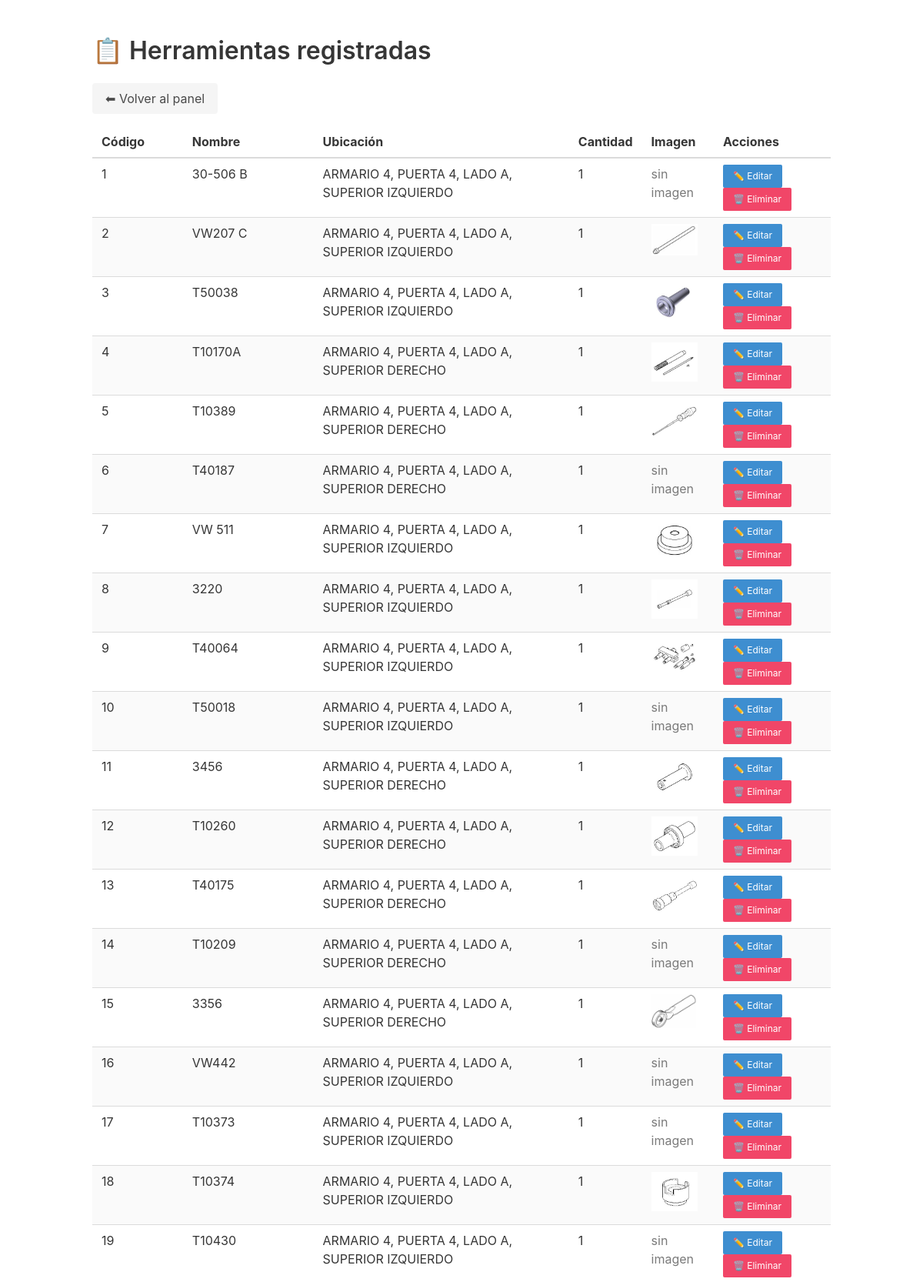
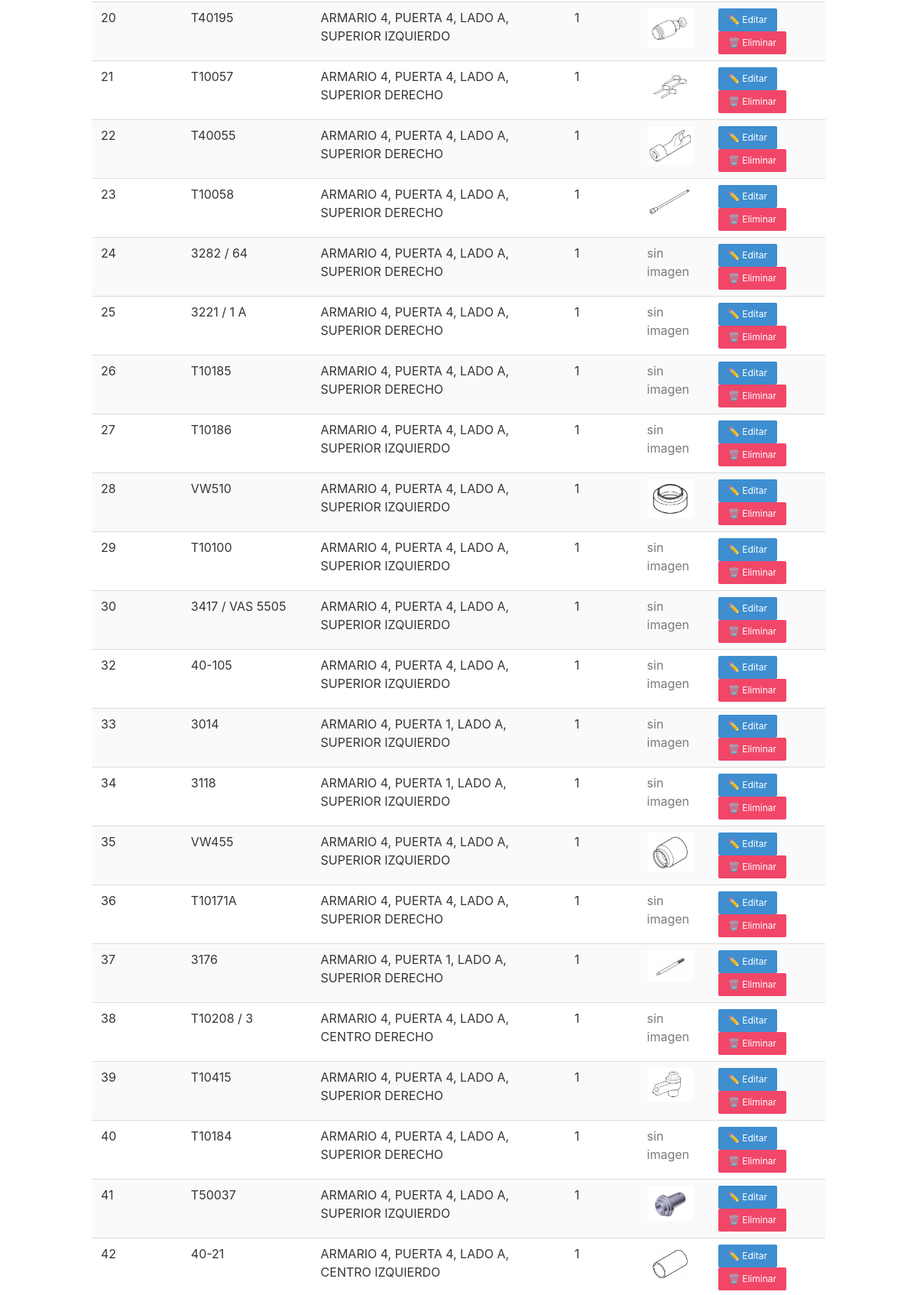
The app's page /listar_herramientas3.php (signed in, upper part) with its own data (2 pictures, top to bottom).
### tables this page shows
CREATE TABLE `herramientas` (
  `id` int(11) NOT NULL AUTO_INCREMENT,
  `codigo` varchar(50) DEFAULT NULL,
  `nombre` varchar(100) NOT NULL,
  `imagen` varchar(255) DEFAULT NULL,
  `ubicacion` varchar(100) NOT NULL,
  `cantidad` int(11) NOT NULL DEFAULT 1,
  PRIMARY KEY (`id`)
);

### listar_herramientas3.php (the view, shortened to what this page needs)
<?php
include 'includes/conexion.php';
$where = "1";
$sql = "SELECT * FROM herramientas
        WHERE $where
        ORDER BY
            CASE
                WHEN codigo REGEXP '^[0-9]+$' THEN 0
                ELSE 1
            END,
            CAST(codigo AS UNSIGNED)";
$herramientas = $conexion->query($sql);
?>
<!DOCTYPE html>
<html lang="es">
<head>
    <link rel="stylesheet" href="https://cdn.jsdelivr.net/npm/bulma@0.9.4/css/bulma.min.css">
</head>
<body>
<section class="section">
    <div class="container">
        <h1 class="title is-3">📋 Herramientas registradas</h1>
        <a href="dashboard.php" class="button is-light mb-4">⬅ Volver al panel</a>
        <table class="table is-striped is-fullwidth">
            <thead>
                <tr>
                    <th>Código</th>
                    <th>Nombre</th>
                    <th>Ubicación</th>
                    <th>Cantidad</th>
                    <th>Imagen</th>
                    <th>Acciones</th>
                </tr>
            </thead>
            <tbody id="tabla-herramientas">
                <?php while ($h = $herramientas->fetch_assoc()): ?>
                    <tr>
                        <td><?= htmlspecialchars($h['codigo'] ?: '—') ?></td>
                        <td><?= htmlspecialchars($h['nombre']) ?></td>
                        <td><?= htmlspecialchars($h['ubicacion']) ?></td>
                        <td><?= intval($h['cantidad']) ?></td>
                        <td>
                            <?php if ($h['imagen']): ?>
                                <img src="<?= htmlspecialchars($h['imagen']) ?>" alt="Imagen" width="60">
                            <?php else: ?>
                                <span class="has-text-grey">sin imagen</span>
                            <?php endif; ?>
                        </td>
                        <td>
                            <a href="editar_herramienta.php?id=<?= $h['id'] ?>" class="button is-small is-info">✏️ Editar</a>
                            <a href="eliminar_herramienta.php?id=<?= $h['id'] ?>" class="button is-small is-danger" onclick="return confirm('¿Seguro que querés eliminar esta herramienta?')">🗑️ Eliminar</a>
                        </td>
                    </tr>
                <?php endwhile; ?>
            </tbody>
        </table>
    </div>
</section>
</body>
</html>

### records on screen
herramientas: codigo "1", nombre "30-506 B", ubicacion "ARMARIO 4, PUERTA 4, LADO A, SUPERIOR IZQUIERDO", cantidad "1", shows "sin imagen"
herramientas: codigo "2", nombre "VW207 C", ubicacion "ARMARIO 4, PUERTA 4, LADO A, SUPERIOR IZQUIERDO", cantidad "1", imagen (picture)
herramientas: codigo "3", nombre "T50038", ubicacion "ARMARIO 4, PUERTA 4, LADO A, SUPERIOR IZQUIERDO", cantidad "1", imagen (picture)
herramientas: codigo "4", nombre "T10170A", ubicacion "ARMARIO 4, PUERTA 4, LADO A, SUPERIOR DERECHO", cantidad "1", imagen (picture)
herramientas: codigo "5", nombre "T10389", ubicacion "ARMARIO 4, PUERTA 4, LADO A, SUPERIOR DERECHO", cantidad "1", imagen (picture)
herramientas: codigo "6", nombre "T40187", ubicacion "ARMARIO 4, PUERTA 4, LADO A, SUPERIOR DERECHO", cantidad "1", shows "sin imagen"
herramientas: codigo "7", nombre "VW 511", ubicacion "ARMARIO 4, PUERTA 4, LADO A, SUPERIOR IZQUIERDO", cantidad "1", imagen (picture)
herramientas: codigo "8", nombre "3220", ubicacion "ARMARIO 4, PUERTA 4, LADO A, SUPERIOR IZQUIERDO", cantidad "1", imagen (picture)
herramientas: codigo "9", nombre "T40064", ubicacion "ARMARIO 4, PUERTA 4, LADO A, SUPERIOR IZQUIERDO", cantidad "1", imagen (picture)
herramientas: codigo "10", nombre "T50018", ubicacion "ARMARIO 4, PUERTA 4, LADO A, SUPERIOR IZQUIERDO", cantidad "1", shows "sin imagen"
herramientas: codigo "11", nombre "3456", ubicacion "ARMARIO 4, PUERTA 4, LADO A, SUPERIOR DERECHO", cantidad "1", imagen (picture)
herramientas: codigo "12", nombre "T10260", ubicacion "ARMARIO 4, PUERTA 4, LADO A, SUPERIOR DERECHO", cantidad "1", imagen (picture)
herramientas: codigo "13", nombre "T40175", ubicacion "ARMARIO 4, PUERTA 4, LADO A, SUPERIOR DERECHO", cantidad "1", imagen (picture)
herramientas: codigo "14", nombre "T10209", ubicacion "ARMARIO 4, PUERTA 4, LADO A, SUPERIOR DERECHO", cantidad "1", shows "sin imagen"
herramientas: codigo "15", nombre "3356", ubicacion "ARMARIO 4, PUERTA 4, LADO A, SUPERIOR DERECHO", cantidad "1", imagen (picture)
herramientas: codigo "16", nombre "VW442", ubicacion "ARMARIO 4, PUERTA 4, LADO A, SUPERIOR IZQUIERDO", cantidad "1", shows "sin imagen"
herramientas: codigo "17", nombre "T10373", ubicacion "ARMARIO 4, PUERTA 4, LADO A, SUPERIOR IZQUIERDO", cantidad "1", shows "sin imagen"
herramientas: codigo "18", nombre "T10374", ubicacion "ARMARIO 4, PUERTA 4, LADO A, SUPERIOR IZQUIERDO", cantidad "1", imagen (picture)
herramientas: codigo "19", nombre "T10430", ubicacion "ARMARIO 4, PUERTA 4, LADO A, SUPERIOR IZQUIERDO", cantidad "1", shows "sin imagen"
herramientas: codigo "20", nombre "T40195", ubicacion "ARMARIO 4, PUERTA 4, LADO A, SUPERIOR IZQUIERDO", cantidad "1", imagen (picture)
herramientas: codigo "21", nombre "T10057", ubicacion "ARMARIO 4, PUERTA 4, LADO A, SUPERIOR DERECHO", cantidad "1", imagen (picture)
herramientas: codigo "22", nombre "T40055", ubicacion "ARMARIO 4, PUERTA 4, LADO A, SUPERIOR DERECHO", cantidad "1", imagen (picture)
herramientas: codigo "23", nombre "T10058", ubicacion "ARMARIO 4, PUERTA 4, LADO A, SUPERIOR DERECHO", cantidad "1", imagen (picture)
herramientas: codigo "24", nombre "3282 / 64", ubicacion "ARMARIO 4, PUERTA 4, LADO A, SUPERIOR DERECHO", cantidad "1", shows "sin imagen"
herramientas: codigo "25", nombre "3221 / 1 A", ubicacion "ARMARIO 4, PUERTA 4, LADO A, SUPERIOR DERECHO", cantidad "1", shows "sin imagen"
herramientas: codigo "26", nombre "T10185", ubicacion "ARMARIO 4, PUERTA 4, LADO A, SUPERIOR DERECHO", cantidad "1", shows "sin imagen"
herramientas: codigo "27", nombre "T10186", ubicacion "ARMARIO 4, PUERTA 4, LADO A, SUPERIOR IZQUIERDO", cantidad "1", shows "sin imagen"
herramientas: codigo "28", nombre "VW510", ubicacion "ARMARIO 4, PUERTA 4, LADO A, SUPERIOR IZQUIERDO", cantidad "1", imagen (picture)
herramientas: codigo "29", nombre "T10100", ubicacion "ARMARIO 4, PUERTA 4, LADO A, SUPERIOR IZQUIERDO", cantidad "1", shows "sin imagen"
herramientas: codigo "30", nombre "3417 / VAS 5505", ubicacion "ARMARIO 4, PUERTA 4, LADO A, SUPERIOR IZQUIERDO", cantidad "1", shows "sin imagen"
herramientas: codigo "32", nombre "40-105", ubicacion "ARMARIO 4, PUERTA 4, LADO A, SUPERIOR IZQUIERDO", cantidad "1", shows "sin imagen"
herramientas: codigo "33", nombre "3014", ubicacion "ARMARIO 4, PUERTA 1, LADO A, SUPERIOR IZQUIERDO", cantidad "1", shows "sin imagen"
herramientas: codigo "34", nombre "3118", ubicacion "ARMARIO 4, PUERTA 1, LADO A, SUPERIOR IZQUIERDO", cantidad "1", shows "sin imagen"
herramientas: codigo "35", nombre "VW455", ubicacion "ARMARIO 4, PUERTA 4, LADO A, SUPERIOR IZQUIERDO", cantidad "1", imagen (picture)
herramientas: codigo "36", nombre "T10171A", ubicacion "ARMARIO 4, PUERTA 4, LADO A, SUPERIOR DERECHO", cantidad "1", shows "sin imagen"
herramientas: codigo "37", nombre "3176", ubicacion "ARMARIO 4, PUERTA 1, LADO A, SUPERIOR DERECHO", cantidad "1", imagen (picture)
herramientas: codigo "38", nombre "T10208 / 3", ubicacion "ARMARIO 4, PUERTA 4, LADO A, CENTRO DERECHO", cantidad "1", shows "sin imagen"
herramientas: codigo "39", nombre "T10415", ubicacion "ARMARIO 4, PUERTA 4, LADO A, SUPERIOR DERECHO", cantidad "1", imagen (picture)
herramientas: codigo "40", nombre "T10184", ubicacion "ARMARIO 4, PUERTA 4, LADO A, SUPERIOR DERECHO", cantidad "1", shows "sin imagen"
herramientas: codigo "41", nombre "T50037", ubicacion "ARMARIO 4, PUERTA 4, LADO A, SUPERIOR IZQUIERDO", cantidad "1", imagen (picture)
herramientas: codigo "42", nombre "40-21", ubicacion "ARMARIO 4, PUERTA 4, LADO A, CENTRO IZQUIERDO", cantidad "1", imagen (picture)
